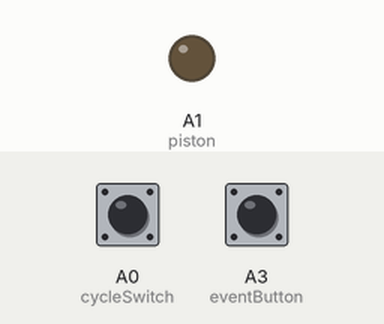
Bench run of a sketch on a simulated Arduino Uno, built with avr-gcc and run on an emulated ATmega328P. Parts: output pins drawn as LEDs (lit = HIGH). Inputs (shaded band) come from the test bench; at power-on: A3 (eventButton) HIGH, A0 (cycleSwitch) HIGH. Pins used as bus, display or sensor lines are not drawn.

Above: at 1.2 s.
1.3 s: A3 (eventButton) pulled LOW for 0.15 s
At 2.6 s:
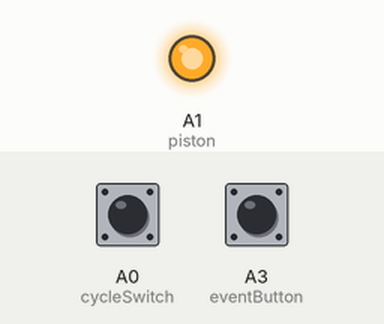
Timing chart, 0 to 46.5 s (numbered marks = the images above; inputs shaded):
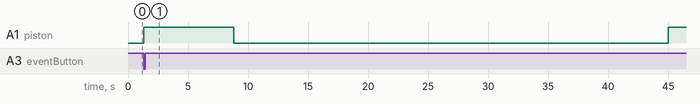

Measured:
- after the input at 1.3 s, A1 (piston): LOW → HIGH after 0.00 s instead of 43.7 s

The sketch:

HP_Book.ino
```cpp
/* Define Pins */
const int cycleSwitch = A0;                 // Switch for Cycle animation Flag
const int piston = A1;                      // Air Cylinder (Relay 1) - For sending Book forward
const int animationTrigger = A2;            // Trigger (Relay 2) - for starting book animations
const int eventButton = A3;                 // Button to Initiate book event


/* Set Time Variables and Flags */
unsigned long currentTime = millis();                                                                         // Set current time

unsigned long lastTime_sendBook;                                                                              // Place to store Time on the Book Event
unsigned long duration_sendBook = 45000;                                                                      // Interval Trigger for the Book Event - 45 Seconds
unsigned long duration_animationStartDelay = 0;                                                               // Amount of seconds to delay the start of animation (0 Seconds - Start Immediatly) - Animation itself is 9-10 Seconds in total
unsigned long duration_animationTriggerDelay = 500;                                                           // Amount of time to trigger the animation - Keep Trigger Relay On (Half a Second)
unsigned long duration_pistonDelay = (7500UL-duration_animationStartDelay-duration_animationTriggerDelay);    // Amount of time to leave piston on (7.5 Seconds)
unsigned long duration_animationComplete = (10000UL-duration_pistonDelay-duration_animationTriggerDelay);     // Remainder of the animation cycle ([10000]-"duration_animationComplete"[7000]-duration_animationTriggerDelay[500] = 2500 or 2.5 Seconds)

/* Function ProtoTypes */
void sendBook();

void setup() {

/* Set Pins */
  pinMode(cycleSwitch, INPUT_PULLUP);       // Set cycle switch as input; pulled high internally; Ground to activate switch
  pinMode(eventButton, INPUT_PULLUP);       // Set event button as input; pulled high internally; Ground to activate switch
  pinMode(piston, OUTPUT);                  // Set Piston position as Output
  pinMode(animationTrigger, OUTPUT);        // Set trigger as output
}

void loop() {
  currentTime = millis();                                             // Update current Time
  if(digitalRead(cycleSwitch) == HIGH) {                              // Check to see if Cycle switch is on
    if ((currentTime - lastTime_sendBook) > duration_sendBook) {      // Check to see if enough time has passed to trigger book event
      sendBook();                                                     // Run Book Event Function
      lastTime_sendBook = currentTime;                                // Reset Timer for book event as it has just been completed
    } else if (digitalRead(eventButton) == LOW) {                     // Check to see if Event button Pressed
    Serial.println("Button Pressed");                                 // Send Debug text to serial monitor
    sendBook();                                                       // Run book event
    }
  }
}

void sendBook() {
  digitalWrite(piston, HIGH);             // Turn on piston/air cylinder (extend air cylinder)
  delay(duration_animationStartDelay);    // delay the animation start delay
  digitalWrite(animationTrigger, HIGH);   // Turn on book animation Relay
  delay(duration_animationTriggerDelay);  // Delay to make sure animation is triggered
  digitalWrite(animationTrigger, LOW);    // Turn off animation Relay - Book animation has been triggered and will continue to play on book animation board
  delay(duration_pistonDelay);            // Leave piston extended for a period of time - Piston travel time set by air throttles on cylinder ports
  digitalWrite(piston, LOW);              // Turn off Piston relay (retract air cylinder)
  delay(duration_animationComplete);      // Delay the remainder of the animation before re entering main loop
}
```
